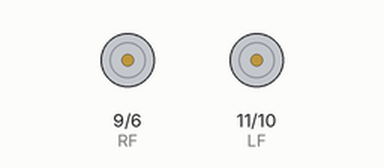
Recording of a sketch running on a simulated Arduino Uno, built with avr-gcc and run on an emulated ATmega328P. Shown: motor-driver pin pairs drawn as motors (green arrow = first pin HIGH = forward, orange = second pin HIGH = backward, longer = more drive).

Above: at 0.1 s.
At 30.17 s:
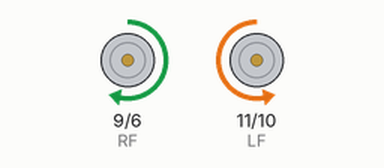
Timing chart, 0 to 40.0 s (numbered marks = the images above):
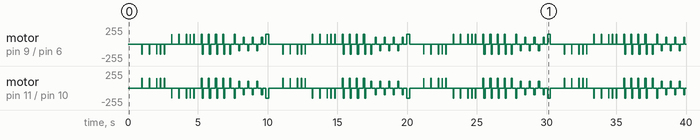

The sketch:

sumo_bots.ino
```cpp
int RB = 6; // PIN D6 TO IN1
int RF = 9; // PIN D9 TO IN2
int LB = 10; // PIN D10 TO IN3
int LF = 11; // PIN D11 TO IN4
//so you're not using pwm signals separately. Clever.
void stopWheels() {
  analogWrite(RB, 0);
  analogWrite(LB, 0);
  analogWrite(RF, 0);
  analogWrite(LF, 0);
}

void goForward(int vel = 150) {
  analogWrite(RB, 0);
  analogWrite(LB, 0);
  analogWrite(RF, vel);
  analogWrite(LF, vel);
}

void goForward(int vel, int milliseconds) {
  analogWrite(RB, 0);
  analogWrite(LB, 0);
  analogWrite(RF, vel);
  analogWrite(LF, vel);
  delay(milliseconds);
  analogWrite(RB, 0);
  analogWrite(LB, 0);
  analogWrite(RF, 0);
  analogWrite(LF, 0);
}

void goBackward(int vel = 150) {
  analogWrite(RF, 0);
  analogWrite(LF, 0);
  analogWrite(RB, vel);
  analogWrite(LB, vel);
}

void goBackward(int vel, int milliseconds) {
  analogWrite(RF, 0);
  analogWrite(LF, 0);
  analogWrite(RB, vel);
  analogWrite(LB, vel);
  delay(milliseconds);
  analogWrite(RF, 0);
  analogWrite(LF, 0);
  analogWrite(RB, 0);
  analogWrite(LB, 0);
}

void turnRight(int deg = 90, int vel = 150) {
  int time = 250*deg/vel;
  analogWrite(RF, 0);
  analogWrite(LB, 0);
  analogWrite(RB, vel);
  analogWrite(LF, vel);
  delay(time);
  analogWrite(RB, 0);
  analogWrite(LF, 0);
}

void turnLeft(int deg = 90, int vel = 150) {
  int time = 250*deg/vel;
  analogWrite(LF, 0);
  analogWrite(RB, 0);
  analogWrite(LB, vel);
  analogWrite(RF, vel);
  delay(time);
  analogWrite(LB, 0);
  analogWrite(RF, 0);
}

void setup() {
  pinMode(RB, OUTPUT);
  pinMode(RF, OUTPUT);
  pinMode(LB, OUTPUT);
  pinMode(LF, OUTPUT);
}

void cupidShuffle() {
  // to the right
  turnRight(15);
  delay(500);
  turnRight(15);
  delay(500);
  turnRight(15);
  delay(250);
  turnRight(15);
  delay(250);
  turnRight(15);
  delay(500);

  // to the left
  turnLeft(15);
  delay(500);
  turnLeft(15);
  delay(500);
  turnLeft(15);
  delay(250);
  turnLeft(15);
  delay(250);
  turnLeft(15);
  delay(500);

  // kick, now kick
  for (int i = 0; i < 4; i++) {
    goForward(150, 80);
    goBackward(150, 80);
    delay(350);
  }

  // walk it by yourself
  for (int i = 0; i < 4; i++) {
    turnRight(30, 100);
    delay(250);
    turnLeft(30, 100);
    delay(250);
  }

  turnLeft(120);
}

void loop() {
  while(1) {
    delay(1000);
    cupidShuffle();
  }
}
```
